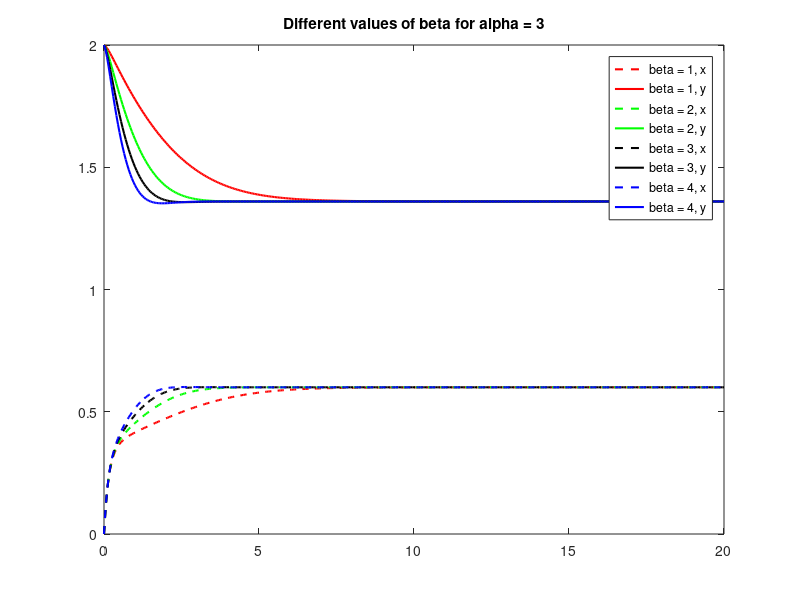

The MATLAB source for this figure:
close all; clear all; clc;
for i = 1:4
    alph = 3;
    beta = [1 2 3 4];
    x0 = 0;
    y0 = 2;
    tend = 20;
    h = 0.05;
    tspan = 0:h:tend;
    x = zeros(1,length(tspan));
    y = zeros(1,length(tspan));
    y(1) = 2;
    y(2) = 2;
    tol = 10^-6;
    maxit = 10;
    % colors = [[1, 0, 0]; [0, 0, 0];[ 0, 0, 1];  [0, 1, 0]];
    colors = [ 'r--'; 'g--'; 'k--'; 'b--'];
    colors2 = [ 'r-'; 'g-'; 'k-'; 'b-'];
    for t = 1:length(tspan)-1
        q = [x(t); y(t)];
        for it = 1:maxit;
            if it == maxit
                disp('maxout')
            end
            g = [x(t+1)*(1+h)+((4*h*x(t+1)*y(t+1))/(1+x(t+1)^2))-x(t)-h*alph;...
                -h*beta(i)*x(t+1)+y(t+1)+(h*beta(i)*x(t+1)*y(t+1))/(1+x(t+1)^2)-y(t)];
            Jac = [ 1+h+4*h*y(t+1)*(1-x(t+1)^2)/(1+x(t+1)^2).^2, 4*h*x(t+1)/(1+x(t+1)^2);...
                -h*beta(i)+h*beta(i)*(1-x(t+1)^2)/(1+x(t+1)^2)^2 , 1+(beta(i)*h*x(t+1))/(1+x(t+1)^2)];
            corr = Jac\(g);
            q = q - corr;
            x(t+1) = q(1);
            y(t+1) = q(2);
            if norm(corr) <= tol
                break;
            end
        end
    end
    plot(tspan,x,colors(i,:),'lineWidth',1.5); hold on;
    plot(tspan,y,colors2(i,:),'lineWidth',1.5);
    legend('beta = 1, x','beta = 1, y','beta = 2, x','beta = 2, y',...
        'beta = 3, x','beta = 3, y','beta = 4, x','beta = 4, y' );
    title('Different values of beta for alpha = 3');
    
end